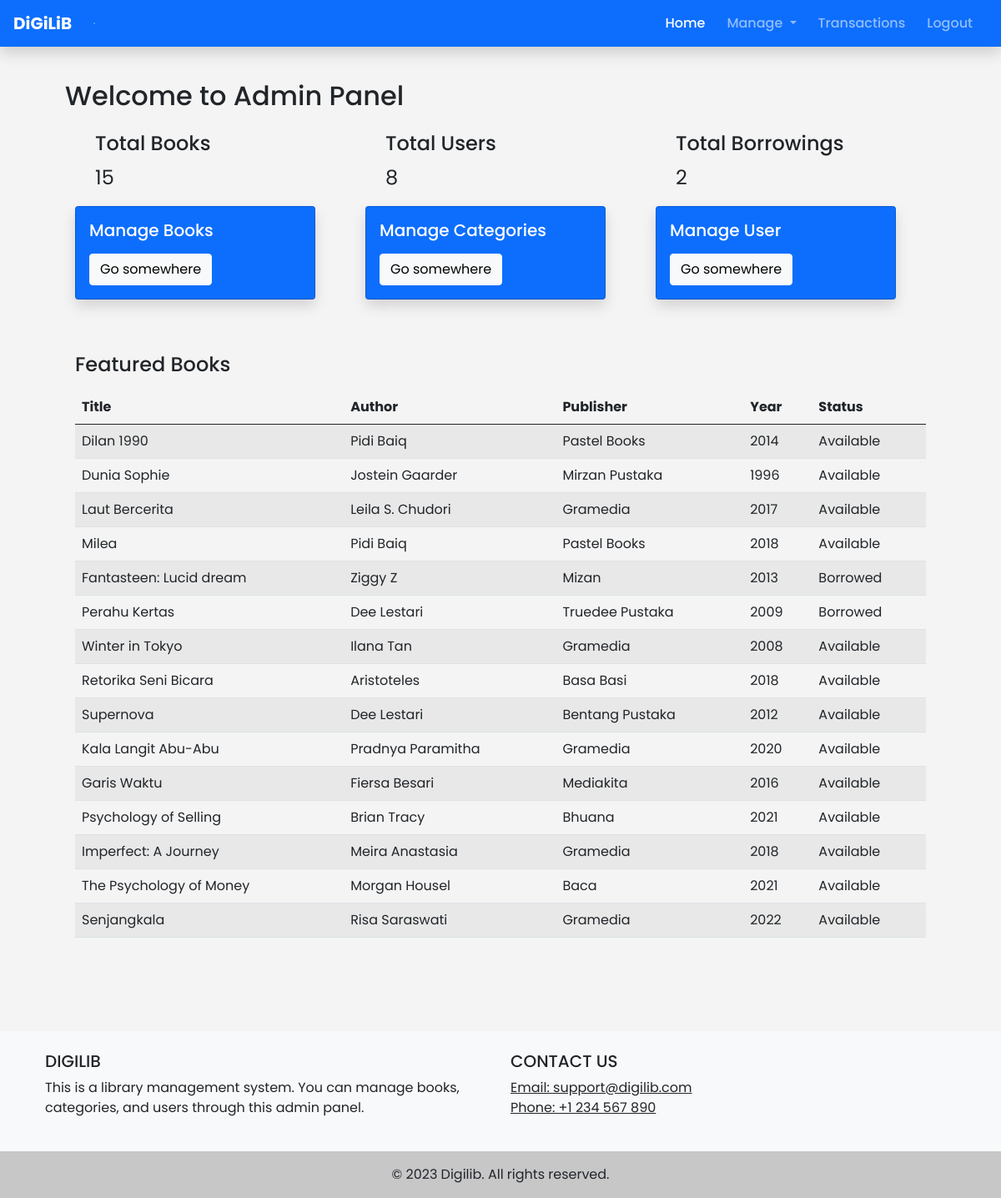
Screenshot of /admin/index.php (signed in) with the database file from the repository.
### tables this page shows
CREATE TABLE `buku` (
  `id_buku` int(11) NOT NULL,
  `judul_buku` varchar(100) NOT NULL,
  `pengarang` varchar(100) NOT NULL,
  `penerbit` varchar(100) NOT NULL,
  `tahun_terbit` varchar(5) NOT NULL,
  `status` tinyint(1) NOT NULL DEFAULT 0,
  `id_kategori` int(11) NOT NULL,
  `file_pdf` varchar(255) DEFAULT NULL
);

### admin/index.php (the view, shortened to what this page needs)
<?php
include("../includes/config.php");
$admin_data = check_admin_login($conn);
$query_total_books = "SELECT COUNT(*) as total_books FROM buku";
$result_total_books = mysqli_query($conn, $query_total_books);
$total_books = mysqli_fetch_assoc($result_total_books)['total_books'];
$query_total_users = "SELECT COUNT(*) as total_users FROM users";
$result_total_users = mysqli_query($conn, $query_total_users);
$total_users = mysqli_fetch_assoc($result_total_users)['total_users'];
$query_total_borrowings = "SELECT COUNT(*) as total_borrowings FROM pinjam";
$result_total_borrowings = mysqli_query($conn, $query_total_borrowings);
$total_borrowings = mysqli_fetch_assoc($result_total_borrowings)['total_borrowings'];
$query = "SELECT buku.*, kategori.nama_kategori FROM buku JOIN kategori ON buku.id_kategori = kategori.id_kategori";
$result = mysqli_query($conn, $query);
?>
<!DOCTYPE html>
<html lang="en">
<head>
    <link href="../assets/css/bootstrap.min.css" rel="stylesheet">
</head>
<body>
<nav class="navbar navbar-expand-lg navbar-dark shadow fixed-top bg-primary">
  <div class="container container-nav">
  <a class="navbar-brand" href="#">DiGiLiB</a>
  <hr style="margin: 0 10px; border: 1px solid #fff;">
    <div class="collapse navbar-collapse" id="navbarNav">
      <ul class="navbar-nav ms-auto mb-2 mb-lg-0">
        <li class="nav-item">
          <a class="nav-link active" aria-current="page" href="index.php">Home</a>
        </li>
        <li class="nav-item dropdown">
          <a class="nav-link dropdown-toggle" href="#" id="navbarDropdown" role="button" data-bs-toggle="dropdown" aria-expanded="false">
            Manage
          </a>
        </li>
        <li class="nav-item">
          <a class="nav-link" href="transactions.php">Transactions</a>
        </li>
        <li class="nav-item">
          <a class="nav-link" href="../logout.php">Logout</a>
        </li>
      </ul>
    </div>
  </div>
</nav>
<div class="container p-5 mt-5">
    <h2>Welcome to Admin Panel <?php echo $admin_data['username']; ?></h2>
  <div class="container mt-4">
  <div class="row row-cols-1 mb-3 row-cols-md-3 g-4">
        <div class="col">
                <div class="container">
                    <h4 class="card-title">Total Books</h4>
                    <p class="card-text fs-4"><?php echo $total_books; ?></p>
                </div>
        </div>
        <div class="col">
                <div class="container">
                    <h4 class="card-title">Total Users</h4>
                    <p class="card-text fs-4"><?php echo $total_users; ?></p>
                </div>
        </div>
        <div class="col">
                <div class="container">
                    <h4 class="card-title">Total Borrowings</h4>
                    <p class="card-text fs-4"><?php echo $total_borrowings; ?></p>
                </div>
        </div>
    </div>
  <div class="row row-cols-1 row-cols-md-3 g-4">
    <div class="col">
      <div class="card text-white bg-primary mb-3" style="max-width: 18rem;">
        <div class="card-body shadow">
          <h5 class="card-title">Manage Books</h5>
          <a href="manage_books.php" class="btn btn-light">Go somewhere</a>
        </div>
      </div>
    </div>
    <div class="col">
      <div class="card text-white bg-primary mb-3" style="max-width: 18rem;">
        <div class="card-body shadow">
          <h5 class="card-title">Manage Categories</h5>
        <a href="manage_categories.php" class="btn btn-light">Go somewhere</a>
        </div>
      </div>
    </div>
    <div class="col">
      <div class="card text-white bg-primary mb-3" style="max-width: 18rem;">
        <div class="card-body shadow">
          <h5 class="card-title">Manage User</h5>
          <a href="manage_users.php" class="btn btn-light">Go somewhere</a>
        </div>
      </div>
    </div>
  </div>
</div>
  <div class="container mx-auto">
    <h4 class="mt-5">Featured Books</h4>
    <table class="table table-striped mt-3">
        <thead>
            <tr>
                <th>Title</th>
                <th>Author</th>
                <th>Publisher</th>
                <th>Year</th>
                <th>Status</th>
            </tr>
        </thead>
        <tbody>
            <?php while ($row = mysqli_fetch_assoc($result)) { ?>
            <tr>
                <td><?php echo $row['judul_buku']; ?></td>
                <td><?php echo $row['pengarang']; ?></td>
                <td><?php echo $row['penerbit']; ?></td>
                <td><?php echo $row['tahun_terbit']; ?></td>
                <td><?php echo ($row['status'] == 0) ? 'Available' : 'Borrowed'; ?></td>
            </tr>
            <?php } ?>
        </tbody>
    </table>
    </div>
    </div>
    <footer class="bg-light text-center text-lg-start mt-5">
  <div class="container p-4">
    <div class="row">
      <div class="col-lg-6 col-md-12 mb-4 mb-md-0">
        <h5 class="text-uppercase">Digilib</h5>
        <p>
          This is a library management system. You can manage books, categories, and users through this admin panel.
        </p>
      </div>
      <div class="col-lg-6 col-md-12 mb-4 mb-md-0">
        <h5 class="text-uppercase">Contact Us</h5>
        <ul class="list-unstyled mb-0">
          <li>
            <a href="#!" class="text-dark">Email: support@digilib.com</a>
          </li>
          <li>
            <a href="#!" class="text-dark">Phone: +1 234 567 890</a>
          </li>
        </ul>
      </div>
    </div>
  </div>
  <div class="text-center p-3" style="background-color: rgba(0, 0, 0, 0.2);">
    &copy; 2023 Digilib. All rights reserved.
  </div>
</footer>
</body>
</html>

### admin/index.php (style rules this page uses)
body { font-family: 'Poppins', sans-serif; background-color: #f4f4f4; }
.navbar-nav .nav-item { margin-right: 10px; }
.navbar-nav .nav-link { font-weight: 500; }
.navbar-brand { font-weight: 700; }
.navbar { padding: 0.5rem 1rem; }
.navbar-nav { margin-left: auto; }
.container-nav { max-width: 100%; padding-left: 0; padding-right: 0; }

### rows the page displays
buku: judul_buku "Dilan 1990", pengarang "Pidi Baiq", penerbit "Pastel Books", tahun_terbit "2014", status "Available"
buku: judul_buku "Dunia Sophie", pengarang "Jostein Gaarder", penerbit "Mirzan Pustaka", tahun_terbit "1996", status "Available"
buku: judul_buku "Laut Bercerita", pengarang "Leila S. Chudori", penerbit "Gramedia", tahun_terbit "2017", status "Available"
buku: judul_buku "Milea", pengarang "Pidi Baiq", penerbit "Pastel Books", tahun_terbit "2018", status "Available"
buku: judul_buku "Fantasteen: Lucid dream", pengarang "Ziggy Z", penerbit "Mizan", tahun_terbit "2013", status "Borrowed"
buku: judul_buku "Perahu Kertas", pengarang "Dee Lestari", penerbit "Truedee Pustaka", tahun_terbit "2009", status "Borrowed"
buku: judul_buku "Winter in Tokyo", pengarang "Ilana Tan", penerbit "Gramedia", tahun_terbit "2008", status "Available"
buku: judul_buku "Retorika Seni Bicara", pengarang "Aristoteles", penerbit "Basa Basi", tahun_terbit "2018", status "Available"
buku: judul_buku "Supernova", pengarang "Dee Lestari", penerbit "Bentang Pustaka", tahun_terbit "2012", status "Available"
buku: judul_buku "Kala Langit Abu-Abu", pengarang "Pradnya Paramitha", penerbit "Gramedia", tahun_terbit "2020", status "Available"
buku: judul_buku "Garis Waktu", pengarang "Fiersa Besari", penerbit "Mediakita", tahun_terbit "2016", status "Available"
buku: judul_buku "Psychology of Selling", pengarang "Brian Tracy", penerbit "Bhuana", tahun_terbit "2021", status "Available"
buku: judul_buku "Imperfect: A Journey", pengarang "Meira Anastasia", penerbit "Gramedia", tahun_terbit "2018", status "Available"
buku: judul_buku "The Psychology of Money", pengarang "Morgan Housel", penerbit "Baca", tahun_terbit "2021", status "Available"
buku: judul_buku "Senjangkala", pengarang "Risa Saraswati", penerbit "Gramedia", tahun_terbit "2022", status "Available"

### other values shown
$total_books "15"
$total_users "8"
$total_borrowings "2"
